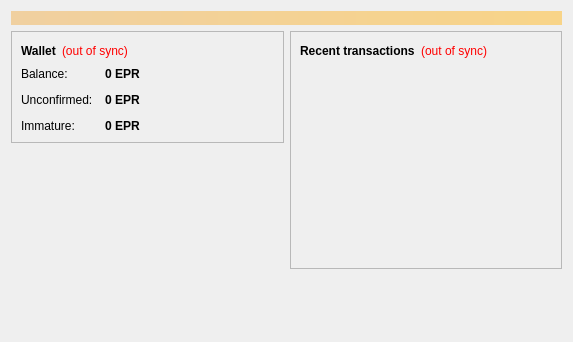
<?xml version="1.0" encoding="UTF-8"?>
<ui version="4.0">
 <class>OverviewPage</class>
 <widget class="QWidget" name="OverviewPage">
  <property name="geometry">
   <rect>
    <x>0</x>
    <y>0</y>
    <width>573</width>
    <height>342</height>
   </rect>
  </property>
  <property name="windowTitle">
   <string>Form</string>
  </property>
  <layout class="QVBoxLayout" name="topLayout">
   <item>
    <widget class="QLabel" name="labelAlerts">
     <property name="visible">
      <bool>false</bool>
     </property>
     <property name="styleSheet">
      <string notr="true">background-color: qlineargradient(x1: 0, y1: 0, x2: 1, y2: 0, stop:0 #F0D0A0, stop:1 #F8D488); color:#000000;</string>
     </property>
     <property name="wordWrap">
      <bool>true</bool>
     </property>
     <property name="margin">
      <number>3</number>
     </property>
    </widget>
   </item>
   <item>
    <layout class="QHBoxLayout" name="horizontalLayout" stretch="1,1">
     <item>
      <layout class="QVBoxLayout" name="verticalLayout_2">
       <item>
        <widget class="QFrame" name="frame">
         <property name="frameShape">
          <enum>QFrame::StyledPanel</enum>
         </property>
         <property name="frameShadow">
          <enum>QFrame::Raised</enum>
         </property>
         <layout class="QVBoxLayout" name="verticalLayout_4">
          <item>
           <layout class="QHBoxLayout" name="horizontalLayout_4">
            <item>
             <widget class="QLabel" name="label_5">
              <property name="font">
               <font>
                <weight>75</weight>
                <bold>true</bold>
               </font>
              </property>
              <property name="text">
               <string>Wallet</string>
              </property>
             </widget>
            </item>
            <item>
             <widget class="QLabel" name="labelWalletStatus">
              <property name="toolTip">
               <string>The displayed information may be out of date. Your wallet automatically synchronizes with the EPRCOIN network after a connection is established, but this process has not completed yet.</string>
              </property>
              <property name="styleSheet">
               <string notr="true">QLabel { color: red; }</string>
              </property>
              <property name="text">
               <string notr="true">(out of sync)</string>
              </property>
              <property name="alignment">
               <set>Qt::AlignLeading|Qt::AlignLeft|Qt::AlignVCenter</set>
              </property>
             </widget>
            </item>
            <item>
             <spacer name="horizontalSpacer_2">
              <property name="orientation">
               <enum>Qt::Horizontal</enum>
              </property>
              <property name="sizeHint" stdset="0">
               <size>
                <width>40</width>
                <height>20</height>
               </size>
              </property>
             </spacer>
            </item>
           </layout>
          </item>
          <item>
           <layout class="QFormLayout" name="formLayout_2">
            <property name="fieldGrowthPolicy">
             <enum>QFormLayout::AllNonFixedFieldsGrow</enum>
            </property>
            <property name="horizontalSpacing">
             <number>12</number>
            </property>
            <property name="verticalSpacing">
             <number>12</number>
            </property>
            <item row="0" column="0">
             <widget class="QLabel" name="label">
              <property name="text">
               <string>Balance:</string>
              </property>
             </widget>
            </item>
            <item row="0" column="1">
             <widget class="QLabel" name="labelBalance">
              <property name="font">
               <font>
                <weight>75</weight>
                <bold>true</bold>
               </font>
              </property>
              <property name="cursor">
               <cursorShape>IBeamCursor</cursorShape>
              </property>
              <property name="toolTip">
               <string>Your current balance</string>
              </property>
              <property name="text">
               <string notr="true">0 EPR</string>
              </property>
              <property name="textInteractionFlags">
               <set>Qt::LinksAccessibleByMouse|Qt::TextSelectableByKeyboard|Qt::TextSelectableByMouse</set>
              </property>
             </widget>
            </item>
            <item row="1" column="0">
             <widget class="QLabel" name="label_3">
              <property name="text">
               <string>Unconfirmed:</string>
              </property>
             </widget>
            </item>
            <item row="1" column="1">
             <widget class="QLabel" name="labelUnconfirmed">
              <property name="font">
               <font>
                <weight>75</weight>
                <bold>true</bold>
               </font>
              </property>
              <property name="cursor">
               <cursorShape>IBeamCursor</cursorShape>
              </property>
              <property name="toolTip">
               <string>Total of transactions that have yet to be confirmed, and do not yet count toward the current balance</string>
              </property>
              <property name="text">
               <string notr="true">0 EPR</string>
              </property>
              <property name="textInteractionFlags">
               <set>Qt::LinksAccessibleByMouse|Qt::TextSelectableByKeyboard|Qt::TextSelectableByMouse</set>
              </property>
             </widget>
            </item>
            <item row="2" column="0">
             <widget class="QLabel" name="labelImmatureText">
              <property name="text">
               <string>Immature:</string>
              </property>
             </widget>
            </item>
            <item row="2" column="1">
             <widget class="QLabel" name="labelImmature">
              <property name="font">
               <font>
                <weight>75</weight>
                <bold>true</bold>
               </font>
              </property>
              <property name="toolTip">
               <string>Mined balance that has not yet matured</string>
              </property>
              <property name="text">
               <string notr="true">0 EPR</string>
              </property>
              <property name="textInteractionFlags">
               <set>Qt::LinksAccessibleByMouse|Qt::TextSelectableByKeyboard|Qt::TextSelectableByMouse</set>
              </property>
             </widget>
            </item>
           </layout>
          </item>
         </layout>
        </widget>
       </item>
       <item>
        <spacer name="verticalSpacer">
         <property name="orientation">
          <enum>Qt::Vertical</enum>
         </property>
         <property name="sizeHint" stdset="0">
          <size>
           <width>20</width>
           <height>40</height>
          </size>
         </property>
        </spacer>
       </item>
      </layout>
     </item>
     <item>
      <layout class="QVBoxLayout" name="verticalLayout_3">
       <item>
        <widget class="QFrame" name="frame_2">
         <property name="frameShape">
          <enum>QFrame::StyledPanel</enum>
         </property>
         <property name="frameShadow">
          <enum>QFrame::Raised</enum>
         </property>
         <layout class="QVBoxLayout" name="verticalLayout">
          <item>
           <layout class="QHBoxLayout" name="horizontalLayout_2">
            <item>
             <widget class="QLabel" name="label_4">
              <property name="text">
               <string>&lt;b&gt;Recent transactions&lt;/b&gt;</string>
              </property>
             </widget>
            </item>
            <item>
             <widget class="QLabel" name="labelTransactionsStatus">
              <property name="toolTip">
               <string>The displayed information may be out of date. Your wallet automatically synchronizes with the EPRCOIN network after a connection is established, but this process has not completed yet.</string>
              </property>
              <property name="styleSheet">
               <string notr="true">QLabel { color: red; }</string>
              </property>
              <property name="text">
               <string notr="true">(out of sync)</string>
              </property>
              <property name="alignment">
               <set>Qt::AlignRight|Qt::AlignTrailing|Qt::AlignVCenter</set>
              </property>
             </widget>
            </item>
            <item>
             <spacer name="horizontalSpacer">
              <property name="orientation">
               <enum>Qt::Horizontal</enum>
              </property>
              <property name="sizeHint" stdset="0">
               <size>
                <width>40</width>
                <height>20</height>
               </size>
              </property>
             </spacer>
            </item>
           </layout>
          </item>
          <item>
           <widget class="QListView" name="listTransactions">
            <property name="styleSheet">
             <string notr="true">QListView { background: transparent; }</string>
            </property>
            <property name="frameShape">
             <enum>QFrame::NoFrame</enum>
            </property>
            <property name="verticalScrollBarPolicy">
             <enum>Qt::ScrollBarAlwaysOff</enum>
            </property>
            <property name="horizontalScrollBarPolicy">
             <enum>Qt::ScrollBarAlwaysOff</enum>
            </property>
            <property name="selectionMode">
             <enum>QAbstractItemView::NoSelection</enum>
            </property>
           </widget>
          </item>
         </layout>
        </widget>
       </item>
       <item>
        <spacer name="verticalSpacer_2">
         <property name="orientation">
          <enum>Qt::Vertical</enum>
         </property>
         <property name="sizeHint" stdset="0">
          <size>
           <width>20</width>
           <height>40</height>
          </size>
         </property>
        </spacer>
       </item>
      </layout>
     </item>
    </layout>
   </item>
  </layout>
 </widget>
 <resources/>
 <connections/>
</ui>
